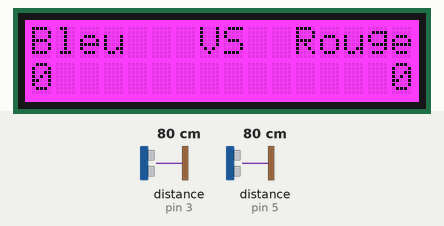
A sketch run on a simulated Arduino Uno, built with avr-gcc and run on an emulated ATmega328P. On the bench: 16×2 character LCD. Wiring (inferred from the names in the program): 2 × ultrasonic range finder: trigger pin 2, echo pin 3 / trigger pin 4, echo pin 5. Inputs (shaded band) come from the test bench; at power-on: distance to the obstacle (sensors on pin 3, pin 5) 80 cm. The echo pulse lasts 58.3 µs per cm; what the sketch prints to the serial monitor is not drawn.

Above: at 1.2 s.
1.3 s: distance to the obstacle (sensor on pin 3) set to 2 cm
At 1.6 s:
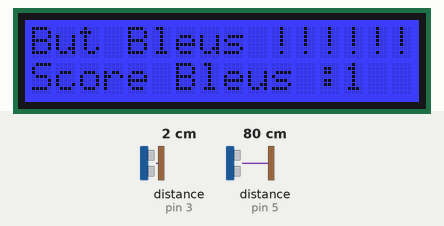
At 2.6 s:
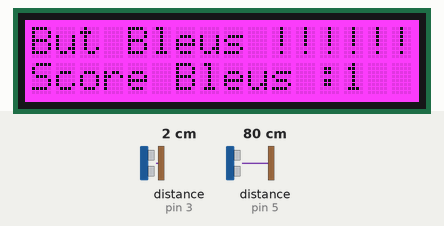
Timing chart, 0 to 4.3 s (numbered marks = the images above; inputs shaded):
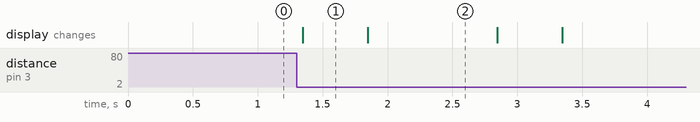

The sketch:

Baby-Foot.ino
```cpp
#include <Wire.h>
#include "rgb_lcd.h"
rgb_lcd lcd;

const int colorR = 255;
const int colorG = 0;
const int colorB = 255;
int RScore = 0;
int BScore = 0;
String TXT;

const byte TRIGGER_PINB = 4; // Broche TRIGGER
const byte ECHO_PINB = 5;    // Broche ECHO


const byte TRIGGER_PINR = 2; // Broche TRIGGER
const byte ECHO_PINR = 3;    // Broche ECHO

const unsigned long MEASURE_TIMEOUT = 25000UL; // 25ms = ~8m à 340m/s
/* Vitesse du son dans l'air en mm/us */
;const float SOUND_SPEED = 340.0 / 1000;
float moyR;
float moyB;
const float distanceDif = 15;

// Define pin 10 for buzzer, you can use any other digital pins (Pin 0-13)
const int buzzer = 6;

// Change to 0.5 for a slower version of the song, 1.25 for a faster version
const float songSpeed = 1;

// Defining frequency of each music note
#define NOTE_B0  31
#define NOTE_C1  33
#define NOTE_CS1 35
#define NOTE_D1  37
#define NOTE_DS1 39
#define NOTE_E1  41
#define NOTE_F1  44
#define NOTE_FS1 46
#define NOTE_G1  49
#define NOTE_GS1 52
#define NOTE_A1  55
#define NOTE_AS1 58
#define NOTE_B1  62
#define NOTE_C2  65
#define NOTE_CS2 69
#define NOTE_D2  73
#define NOTE_DS2 78
#define NOTE_E2  82
#define NOTE_F2  87
#define NOTE_FS2 93
#define NOTE_G2  98
#define NOTE_GS2 104
#define NOTE_A2  110
#define NOTE_AS2 117
#define NOTE_B2  123
#define NOTE_C3  131
#define NOTE_CS3 139
#define NOTE_D3  147
#define NOTE_DS3 156
#define NOTE_E3  165
#define NOTE_F3  175
#define NOTE_FS3 185
#define NOTE_G3  196
#define NOTE_GS3 208
#define NOTE_A3  220
#define NOTE_AS3 233
#define NOTE_B3  247
#define NOTE_C4  262
#define NOTE_CS4 277
#define NOTE_D4  294
#define NOTE_DS4 311
#define NOTE_E4  330
#define NOTE_F4  349
#define NOTE_FS4 370
#define NOTE_G4  392
#define NOTE_GS4 415
#define NOTE_A4  440
#define NOTE_AS4 466
#define NOTE_B4  494
#define NOTE_C5  523
#define NOTE_CS5 554
#define NOTE_D5  587
#define NOTE_DS5 622
#define NOTE_E5  659
#define NOTE_F5  698
#define NOTE_FS5 740
#define NOTE_G5  784
#define NOTE_GS5 831
#define NOTE_A5  880
#define NOTE_AS5 932
#define NOTE_B5  988
#define NOTE_C6  1047
#define NOTE_CS6 1109
#define NOTE_D6  1175
#define NOTE_DS6 1245
#define NOTE_E6  1319
#define NOTE_F6  1397
#define NOTE_FS6 1480
#define NOTE_G6  1568
#define NOTE_GS6 1661
#define NOTE_A6  1760
#define NOTE_AS6 1865
#define NOTE_B6  1976
#define NOTE_C7  2093
#define NOTE_CS7 2217
#define NOTE_D7  2349
#define NOTE_DS7 2489
#define NOTE_E7  2637
#define NOTE_F7  2794
#define NOTE_FS7 2960
#define NOTE_G7  3136
#define NOTE_GS7 3322
#define NOTE_A7  3520
#define NOTE_AS7 3729
#define NOTE_B7  3951
#define NOTE_C8  4186
#define NOTE_CS8 4435
#define NOTE_D8  4699
#define NOTE_DS8 4978

// Music notes of the song, 0 is a rest/pulse
//notes in the melody:
int melody[] = {
    //End of Repeat

    NOTE_C4, NOTE_D4, NOTE_F4, NOTE_F4, NOTE_F4, NOTE_F4, NOTE_F4, NOTE_F4, NOTE_F4,
   NOTE_C4, NOTE_D4, NOTE_F4, NOTE_F4, NOTE_F4, NOTE_F4, NOTE_F4, NOTE_F4, NOTE_F4,
      NOTE_C4, NOTE_D4, NOTE_F4, NOTE_F4, NOTE_F4, NOTE_F4, NOTE_F4, NOTE_F4, NOTE_F4, NOTE_F4, NOTE_F4, NOTE_E4,
      0,
};

// Durations (in ms) of each music note of the song
// Quarter Note is 250 ms when songSpeed = 1.0
int noteDurations[] = {
        //End of Repeat

    2, 2, 4, 4, 4, 8, 4, 8, 4,
  4, 4, 4, 4, 4, 8, 4, 8, 4,
  4, 4, 4, 4, 4, 8, 4, 8, 4, 4, 4, 2,
  2,
};


void setup() {
  // set up the LCD's number of columns and rows:
    lcd.begin(16, 2);
    Serial.begin(9600);

    lcd.setRGB(colorR, colorG, colorB);

    // Print a message to the LCD.
    lcd.print("Bleu   VS  Rouge");
    lcd.setCursor(0, 1);
    // print the number of seconds since reset:
    lcd.print(BScore);
    lcd.print("             ");
    lcd.print(RScore);

    /* Initialise les broches */
  pinMode(TRIGGER_PINB, OUTPUT);
  digitalWrite(TRIGGER_PINB, LOW); // La broche TRIGGER doit être à LOW au repos
  pinMode(ECHO_PINB, INPUT);

   pinMode(TRIGGER_PINR, OUTPUT);
   digitalWrite(TRIGGER_PINR, LOW); // La broche TRIGGER doit être à LOW au repos
   pinMode(ECHO_PINR, INPUT);

}

void loop() {
    lcd.setCursor(0,0);
    lcd.print("Bleu   VS  Rouge");
    lcd.setCursor(0, 1);
    // set the cursor to column 0, line 1
    // (note: line 1 is the second row, since counting begins with 0):
    lcd.setCursor(0, 1);
    // print the number of seconds since reset:
    lcd.print(BScore);
    lcd.print("              ");
    lcd.print(RScore);


    // Sensor Bleu
    digitalWrite(TRIGGER_PINB, HIGH);
    delayMicroseconds(10);
    digitalWrite(TRIGGER_PINB,LOW);

    long measureB = pulseIn(ECHO_PINB,HIGH,MEASURE_TIMEOUT);
    float distance_mmB = measureB / 2.0 * SOUND_SPEED;

    // Sensor Rouge
    digitalWrite(TRIGGER_PINR, HIGH);
    delayMicroseconds(10);
    digitalWrite(TRIGGER_PINR,LOW);

    long measureR = pulseIn(ECHO_PINR,HIGH,MEASURE_TIMEOUT);
    float distance_mmR = measureR / 2.0 * SOUND_SPEED;


    if(distance_mmB < 90)
    {
     RIncrease();
     Serial.print("R");
     Serial.println(RScore);

    }

    if(distance_mmR < 123)
    {
     BIncrease();
     Serial.print("B");
     Serial.println(BScore);

    }


    if((BScore == 9) || (RScore == 9))
    {
      if (BScore<RScore)
      {
        lcd.setCursor(0,0);
        lcd.print("Rouges Win !!!!!");
        lcd.setCursor(0, 1);
        // set the cursor to column 0, line 1
        // (note: line 1 is the second row, since counting begins with 0):
        // print the number of seconds since reset:
        lcd.print("BLUE SUCKS BHOOOOOOOOO");
        RBlink();
        music();
      }
      else
      {
        lcd.setCursor(0,0);
        lcd.print("Blues Win !!!!!!");
        lcd.setCursor(0, 1);
        // set the cursor to column 0, line 1
        // (note: line 1 is the second row, since counting begins with 0):
        // print the number of seconds since reset:
        lcd.print("RED SUCKS BHOOOOO");
        BBlink();
        music();
      }
      RScore = 0;
      BScore = 0;
    }


}

void music(){
  //iterate over the notes of the melody:
  for (int thisNote = 0; thisNote < sizeof(melody) / sizeof(melody[0]); thisNote++) {

    /*
      to calculate the note duration, take one second divided by the note type.
      e.g. quarter note = 1000 / 4, eighth note = 1000/8, etc.
     */
    int noteDuration = 1000/noteDurations[thisNote];
    tone(6, melody[thisNote],noteDuration);

    /*
      to distinguish the notes, set a minimum time between them.
      the note's duration + 30% seems to work well:
     */
    int pauseBetweenNotes = noteDuration * 1.30;
    delay(pauseBetweenNotes);

    noTone(9); //stop the tone playing:
  }
  digitalWrite(6,LOW);

}

void RBlink(){
  for(int i=0; i<5; i = i+1)
  {
    lcd.setRGB(255, 0, 0);
    delay(500);
    lcd.setRGB(colorR, colorG, colorB);
    delay(1000);
  }
}

void BBlink(){
  for(int i=0; i<5; i = i+1)
  {
    lcd.setRGB(0, 0, 255);
    delay(500);
    lcd.setRGB(colorR, colorG, colorB);
    delay(1000);
  }
}


void RIncrease(){
  RScore += 1;
  lcd.setCursor(0,0);
  lcd.print("But Rouges !!!!!");
  lcd.setCursor(0, 1);
  // set the cursor to column 0, line 1
  // (note: line 1 is the second row, since counting begins with 0):
  // print the number of seconds since reset:
  lcd.print("Score Rouges :");
  lcd.print(RScore);
  lcd.print("  ");
  RBlink();

}

void BIncrease(){
  BScore += 1;
  lcd.setCursor(0,0);
  lcd.print("But Bleus !!!!!!");
  lcd.setCursor(0, 1);
  // set the cursor to column 0, line 1
  // (note: line 1 is the second row, since counting begins with 0):
  // print the number of seconds since reset:
  lcd.print("Score Bleus :");
  lcd.print(BScore);
  lcd.print("  ");
  BBlink();

}
```

Measured:
- after the input at 1.3 s, the display: changes after 0.05 s (image 1)
- what the display in image 1 shows lasts 0.5 s, from 1.3 s to 1.8 s
- what the display in image 2 shows lasts 1.0 s, from 1.8 s to 2.8 s
